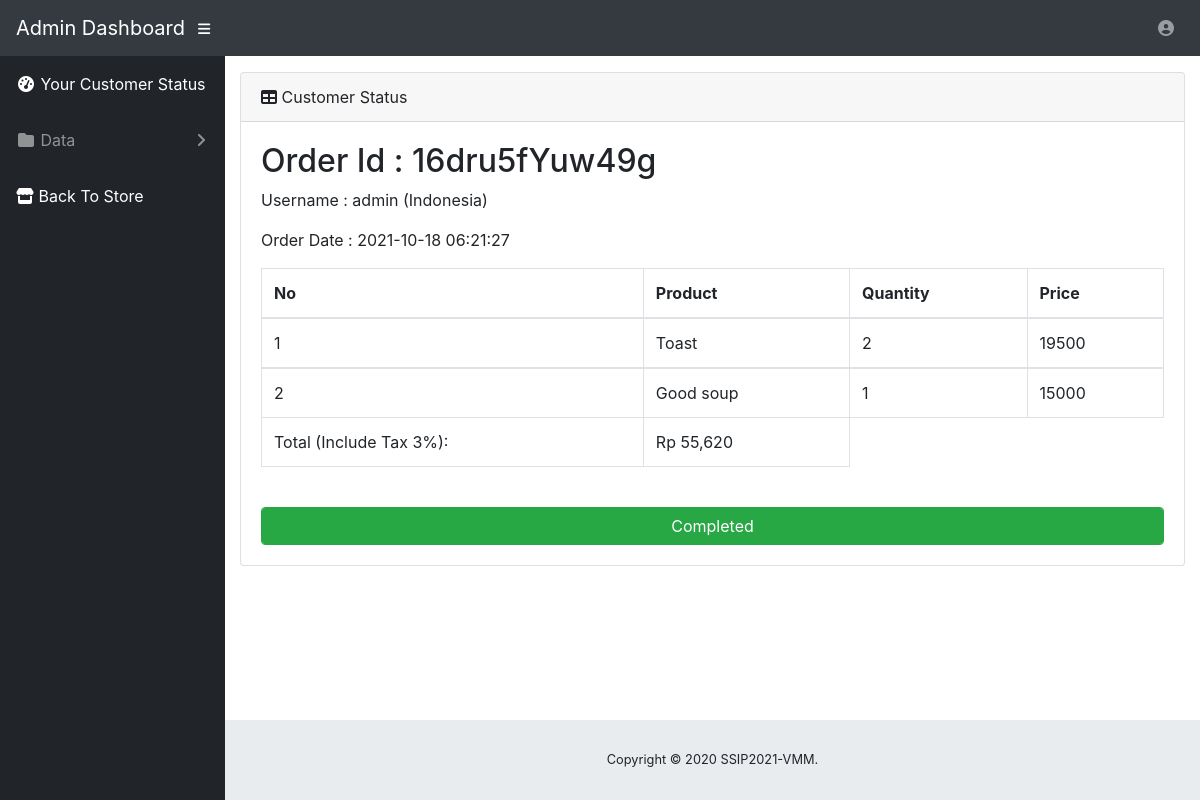
/order.php?orderid=16dru5fYuw49g (signed in), run on the app's committed database.
### tables this page shows
CREATE TABLE `vmm_cart` (
  `idcart` int(11) NOT NULL,
  `orderid` varchar(100) NOT NULL,
  `userid` int(11) NOT NULL,
  `orderdate` timestamp NOT NULL DEFAULT current_timestamp(),
  `status` varchar(10) NOT NULL DEFAULT 'Cart'
);

CREATE TABLE `vmm_sign` (
  `userid` int(11) NOT NULL,
  `username` varchar(50) NOT NULL,
  `password` varchar(150) NOT NULL,
  `phonenum` varchar(15) NOT NULL,
  `address` varchar(100) NOT NULL,
  `email` varchar(150) NOT NULL,
  `role` varchar(7) NOT NULL DEFAULT 'Member',
  `joindate` timestamp NOT NULL DEFAULT current_timestamp()
);

CREATE TABLE `vmm_detailorder` (
  `detailid` int(11) NOT NULL,
  `orderid` varchar(100) NOT NULL,
  `idproduct` int(11) NOT NULL,
  `qty` int(11) NOT NULL
);

CREATE TABLE `vmm_product` (
  `idproduct` int(11) NOT NULL,
  `productname` varchar(30) NOT NULL,
  `image` varchar(100) NOT NULL,
  `deskripsi` varchar(200) NOT NULL,
  `price` int(11) NOT NULL,
  `datecreated` timestamp NOT NULL DEFAULT current_timestamp()
);

### order.php (the view, shortened to what this page needs)
<?php
include 'dbconnect.php';
$orderids = $_GET['orderid'];
$liatcust = mysqli_query($conn,"select * from vmm_sign l, vmm_cart c where orderid='$orderids' and l.userid=c.userid");
$checkdb = mysqli_fetch_array($liatcust);
?>
<!DOCTYPE html>
<html lang="en">
  <head>
    <link href="css/bootstrap.min.css" rel="stylesheet">
    <link href="css/dataTables.bootstrap4.css" rel="stylesheet">
    <link href="css/sb-admin.css" rel="stylesheet">
  </head>
  <body id="page-top">
    <nav class="navbar navbar-expand navbar-dark bg-dark static-top">
      <a class="navbar-brand mr-1" href="index.php">Admin Dashboard</a>
      <button class="btn btn-link btn-sm text-white order-1 order-sm-0" id="sidebarToggle" href="#">
        <i class="fas fa-bars"></i>
      </button>
      <ul class="navbar-nav ml-auto ml-md-0">
        <li class="nav-item dropdown no-arrow">
          <a class="nav-link dropdown-toggle" href="#" id="userDropdown" role="button" data-toggle="dropdown" aria-haspopup="true" aria-expanded="false">
            <i class="fas fa-user-circle fa-fw"></i>
          </a>
        </li>
      </ul>
    </nav>
    <div id="wrapper">
      <ul class="sidebar navbar-nav">
        <li class="nav-item active">
          <a class="nav-link" href="admin.php">
            <i class="fas fa-fw fa-tachometer-alt"></i>
            <span>Your Customer Status</span>
          </a>
        </li>
        <li class="nav-item dropdown">
          <a class="nav-link dropdown-toggle" href="#" id="pagesDropdown" role="button" data-toggle="dropdown" aria-haspopup="true" aria-expanded="false">
            <i class="fas fa-fw fa-folder"></i>
            <span>Data</span>
          </a>
        </li>
        <li class="nav-item active">
          <a class="nav-link" href="index.php">
            <i class="fas fa-store"></i>
            <span>Back To Store</span>
          </a>
        </li>
      </ul>
      <div id="content-wrapper">
        <div class="container-fluid">
          <div class="card mb-3">
            <div class="card-header">
              <i class="fas fa-table"></i>
              Customer Status</div>
            <div class="card-body" id="container">
              <div class="table-responsive">
				<h2>Order Id : <?php echo"$orderids"?></h2>
				<p>Username : <?php echo $checkdb['username']; ?> (<?php echo $checkdb['address']; ?>)</p>
				<p>Order Date : <?php echo $checkdb['orderdate']; ?></p>
                <table class="table table-bordered" id="dataTable" width="100%" cellspacing="0">
                  <thead>
                    <tr>
                      <th>No</th>
                      <th>Product</th>
                      <th>Quantity</th>
                      <th>Price</th>
                    </tr>
                  </thead>
					<?php
							$no=1;
							$brgs=mysqli_query($conn,"SELECT * from vmm_detailorder d, vmm_product p where orderid='$orderids' and d.idproduct=p.idproduct order by d.idproduct ASC");
							while($p=mysqli_fetch_array($brgs)){
							$orderids = $p['orderid'];
							?>
                  <tbody>
                    <tr>
                      <td><?php echo $no++ ?></td>
                      <td><?php echo $p['productname'] ?></td>
					  <td><?php echo $p['qty'] ?></td>
					  <td><?php echo $p['price'] ?></td>
                    </tr>
                  </tbody>
				  	<?php
							}
					?>
				  <tfoot>
					<tr>
						<td>Total (Include Tax 3%):</td>
						<td>Rp
				  <?php
										$result1 = mysqli_query($conn,"SELECT SUM(qty*price)+SUM(qty*price*3/100) AS count FROM vmm_detailorder d, vmm_product p where d.orderid='$orderids' and p.idproduct=d.idproduct order by d.idproduct ASC");
										$cekrow = mysqli_num_rows($result1);
										$row1 = mysqli_fetch_assoc($result1);
										$count = $row1['count'];
										if($cekrow > 0){
											echo number_format($count);
										} else {
											echo 'No data';
										}
										?>
						</td>
					</tr>
				  </tfoot>
                </table>
				<br>
				<?php
									if($checkdb['status']=='Confirmed'){
										$ambilinfo = mysqli_query($conn,"select * from vmm_confirmation where orderid='$orderids'");
										while($tarik=mysqli_fetch_array($ambilinfo)){
										$met = $tarik['payment'];
										$namarek = $tarik['accountname'];
										$tglb = $tarik['paydate'];
										echo '
										Payment Information
									<div class="data-tables datatable-dark">
									<table  class="table table-bordered" id="dataTable2" width="100%" cellspacing="0">
											<thead>
												<tr>
													<th>Metode</th>
													<th>Pemilik Rekening</th>
													<th>Tanggal Pembayaran</th>
												</tr>
											</thead>
											<tbody>
												<tr>
													<td>'.$met.'</td>
													<td>'.$namarek.'</td>
													<td>'.$tglb.'</td>
												</tr>
											</tbody>
										</table>
									</div>
									<br><br>
									<form method="post">
									<input type="submit" name="kirim" class="form-control btn btn-success" value="Sent" \>
									</form>
									';
									}
									;
									} else {
										echo '
									<form method="post">
									<input type="submit" name="selesai" class="form-control btn btn-success" value="Completed" \>
									</form>
									';
									}
									?>
              </div>
            </div>
          </div>
        </div>
        <footer class="sticky-footer">
          <div class="container my-auto">
            <div class="copyright text-center my-auto">
              <span>Copyright © 2020 SSIP2021-VMM.</span>
            </div>
          </div>
        </footer>
      </div>
    </div>
  </body>
</html>

### css/sb-admin.css (style rules this page uses)
html { position: relative; min-height: 100%; }
body { height: 100%; }
#wrapper { display: -webkit-box; display: -ms-flexbox; display: flex; }
#wrapper #content-wrapper { overflow-x: hidden; width: 100%; padding-top: 1rem; padding-bottom: 80px; }
.navbar-nav .nav-item.active .nav-link { color: #fff; }
.navbar-nav .nav-item.dropdown .dropdown-toggle::after { width: 1rem; text-align: center; float: right; vertical-align: 0; border: 0; font-weight: 900; content: '\f105'; font-family: 'Font Awesome 5 Free'; }
.navbar-nav .nav-item.dropdown.no-arrow .dropdown-toggle::after { display: none; }
.sidebar { width: 90px !important; background-color: #212529; min-height: calc(100vh - 56px); }
.sidebar .nav-item:last-child { margin-bottom: 1rem; }
.sidebar .nav-item .nav-link { text-align: center; padding: 0.75rem 1rem; width: 90px; }
.sidebar .nav-item .nav-link span { font-size: 0.65rem; display: block; }
.sidebar .nav-item.dropdown .dropdown-toggle::after { display: none; }
.sidebar .nav-item .nav-link { color: rgba(255, 255, 255, 0.5); }
@media (min-width: 768px) { .sidebar { width: 225px !important; } }
@media (min-width: 768px) { .sidebar .nav-item .nav-link { display: block; width: 100%; text-align: left; padding: 1rem; width: 225px; } }
@media (min-width: 768px) { .sidebar .nav-item .nav-link span { font-size: 1rem; display: inline; } }
@media (min-width: 768px) { .sidebar .nav-item.dropdown .dropdown-toggle::after { display: block; } }
:root { --input-padding-x: 0.75rem; --input-padding-y: 0.75rem; }
footer.sticky-footer { display: -webkit-box; display: -ms-flexbox; display: flex; position: absolute; right: 0; bottom: 0; width: calc(100% - 90px); height: 80px; background-color: #e9ecef; }
footer.sticky-footer .copyright { line-height: 1; font-size: 0.8rem; }
@media (min-width: 768px) { footer.sticky-footer { width: calc(100% - 225px); } }

### data on the page
vmm_cart: userid.username "admin", userid.address "Indonesia", orderdate "2021-10-18 06:21:27"
vmm_detailorder: idproduct.productname "Toast", qty "2", idproduct.price "19500"
vmm_detailorder: idproduct.productname "Good soup", qty "1", idproduct.price "15000"

### other printed values
$orderids "16dru5fYuw49g"
$count "55,620"
